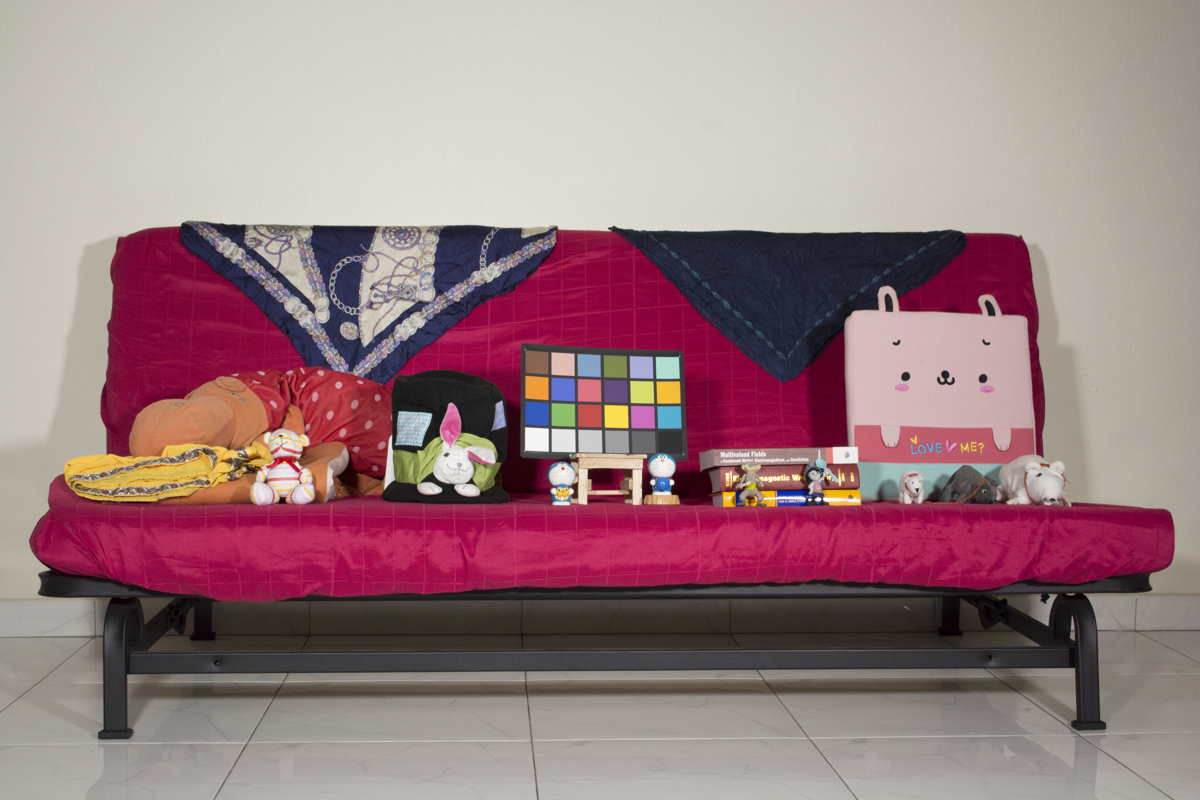
#> input picture images/NikonD5200_Indoor_Scene_18_6500_G_AS.png, 1200 x 800 px
$ jupyter execute --allow-errors illustration.ipynb
#> lines starting #> are read from the running program, lines starting #| are printed output that depends on the picture
[cell 1]
import numpy as np
from skimage.color import rgb2lab, lab2rgb
import matplotlib.pyplot as plt
from ipywidgets import interactive
import matplotlib.pyplot as plt
import numpy as np
import ipywidgets as widgets

[cell 2]
from skimage.io import imread
img = imread('images/NikonD5200_Indoor_Scene_18_6500_G_AS.png') / 255
img = imread('images/NikonD5200_Indoor_Scene_18_6500_T_V.jpg') / 255
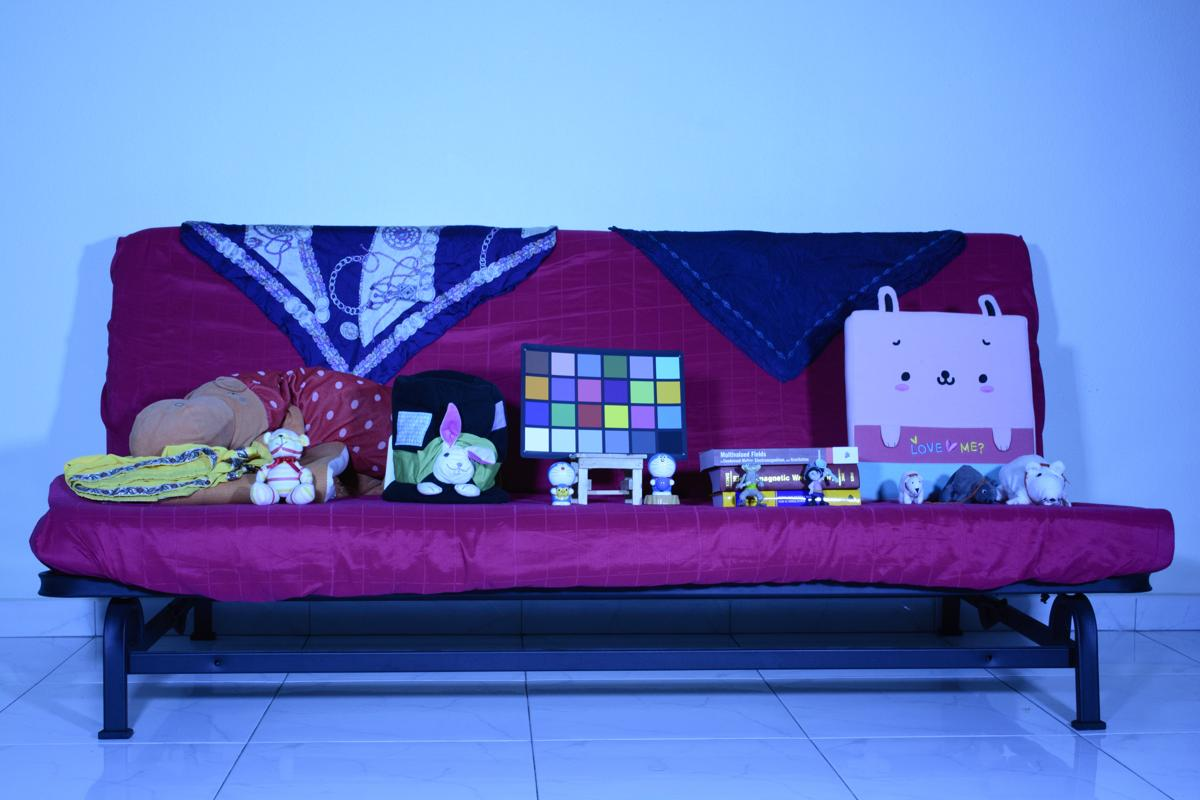
#> input picture images/NikonD5200_Indoor_Scene_18_6500_T_V.jpg, 1200 x 800 px
#> the sliders are set to r = 0.5, g = 0.5, b = 0.5

[cell 3]
def f(r, g, b):
#> called with r = 0.5, g = 0.5, b = 0.5
    plt.figure(2, figsize=(10, 10))
    temp = img.copy()
    temp[:,:,:] /= [r, g, b]
    plt.imshow(temp)
    plt.axis("off")
    plt.show()
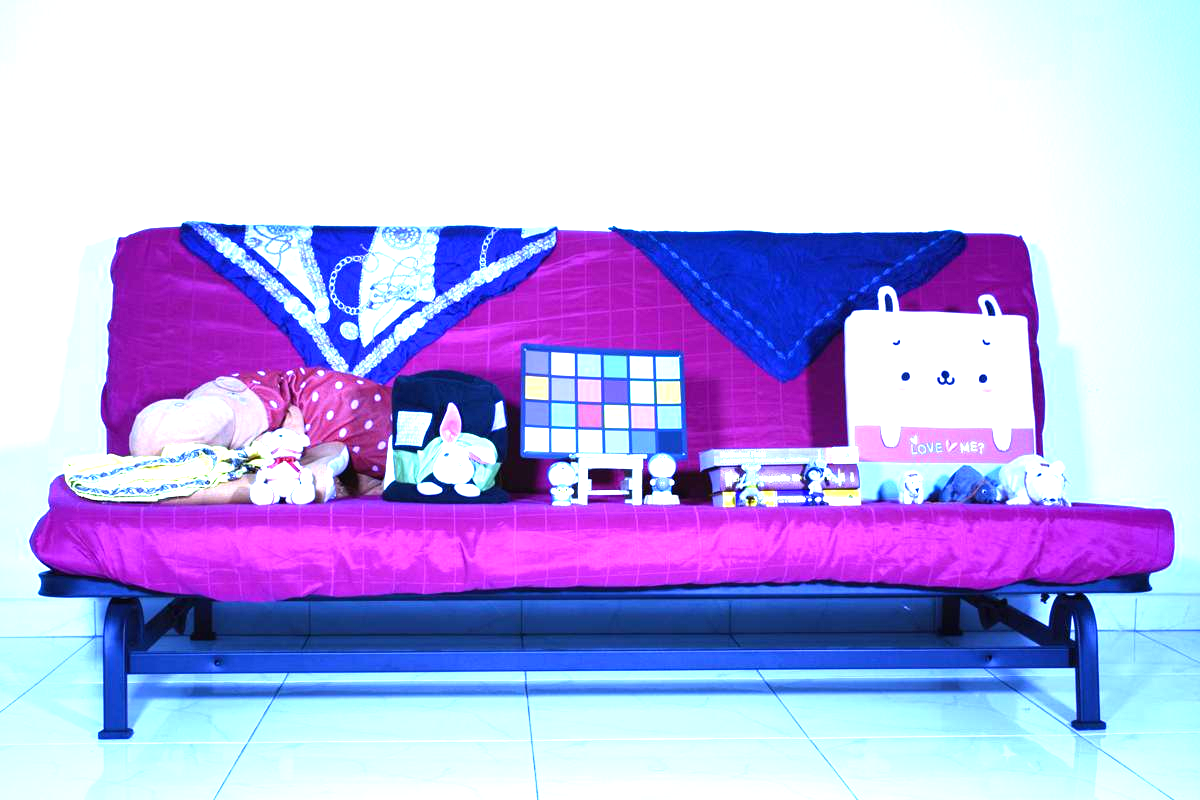
#> shown: shape (800, 1200, 3) float64; mean R, G, B 0.735, 0.701, 0.914
#> the sliders are set to gamma = 1.0, a = 0, b = 0

interactive_plot = interactive(f, r=(0, 1, 0.01), g=(0, 1, 0.01), b=(0, 1, 0.01))
#> (the rest of this cell did not finish here and is left out)

[cell 4]
from skimage import color
color.rgb2lab(img)

[cell 5]
def f(gamma, a, b):
#> called with gamma = 1, a = 0, b = 0
    plt.figure(2, figsize=(10, 10))
    temp = color.rgb2lab(img)
#> temp: shape (800, 1200, 3) float64; mean of channels 0, 1, 2 51.2, 14.7, -39
    temp[:,:,:] += [0, a, b]
    temp[:,:,0] /= 100
#> temp: shape (800, 1200, 3) float64; mean of channels 0, 1, 2 0.5, 14.7, -39
    temp[:,:,0] **= gamma
    temp[:,:,0] *= 100
#> temp: shape (800, 1200, 3) float64; mean of channels 0, 1, 2 51.2, 14.7, -39
    out_img = color.lab2rgb(temp)
    plt.imshow(out_img)
    plt.axis("off")
    plt.show()

interactive_plot = interactive(f, gamma=(0, 2, 0.01), a=(-100, 100, 1), b=(-100, 100, 1))
#> (the rest of this cell did not finish here and is left out)
